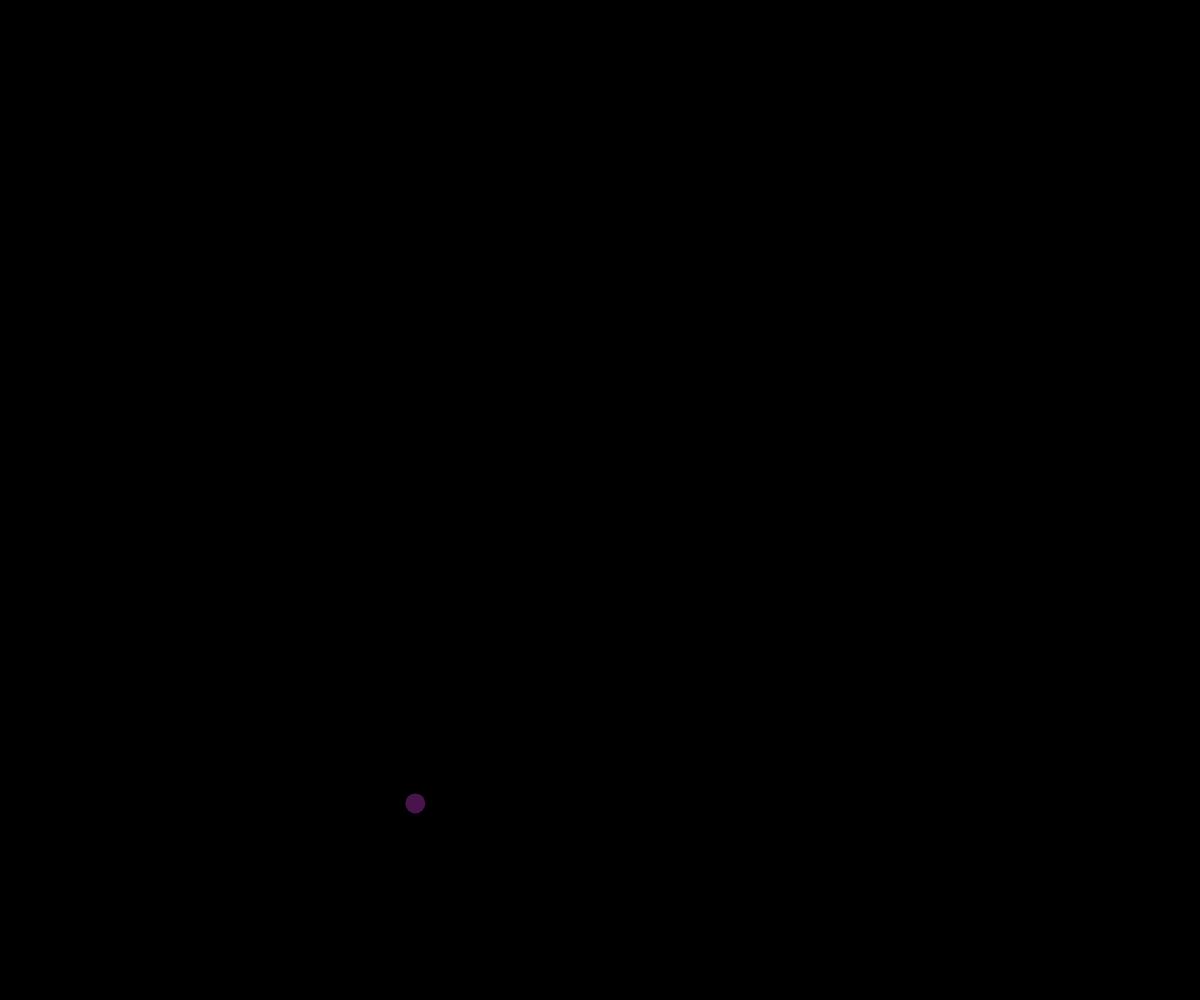
Frame 1 (no input)
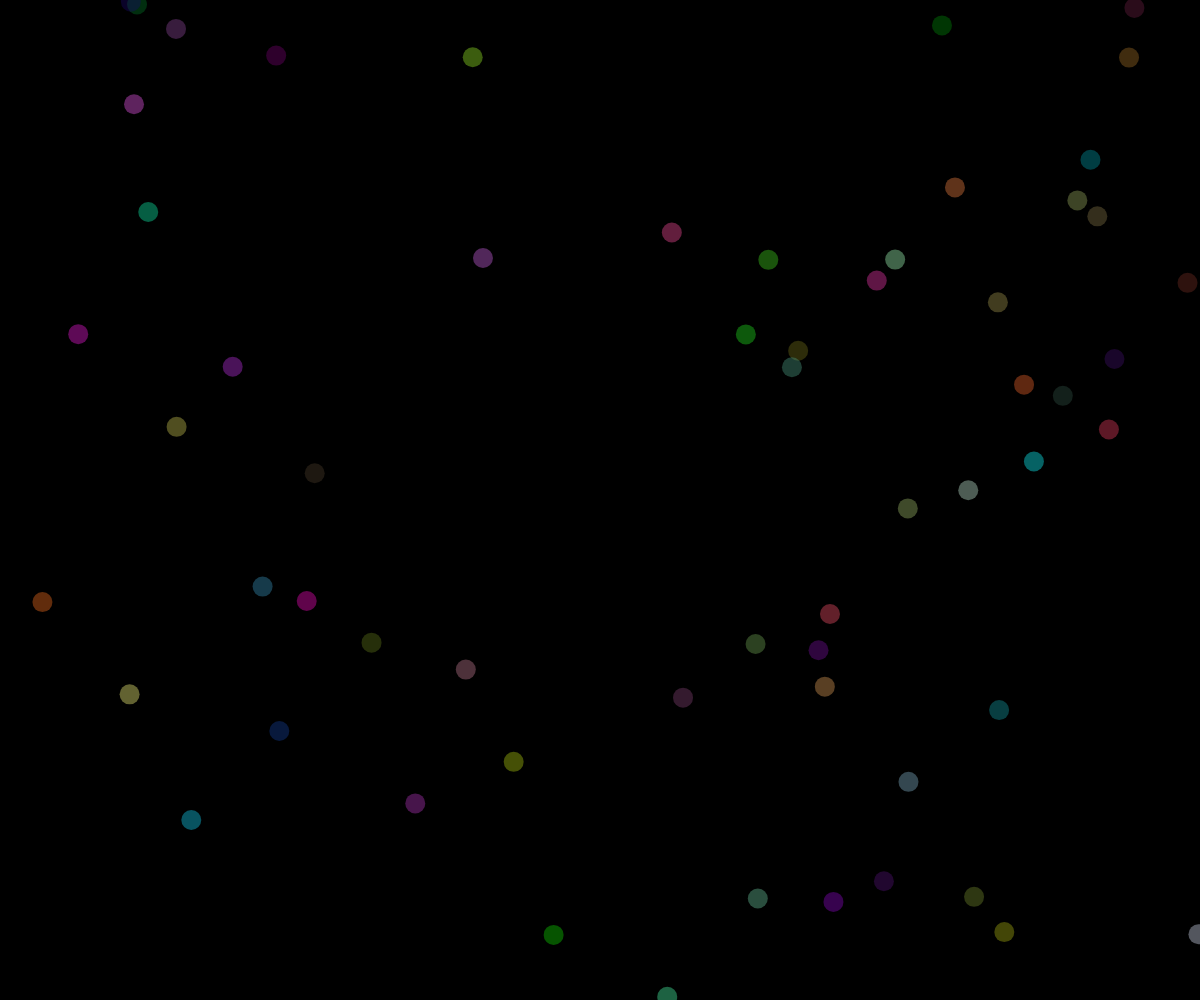
Frame 60 (no input)
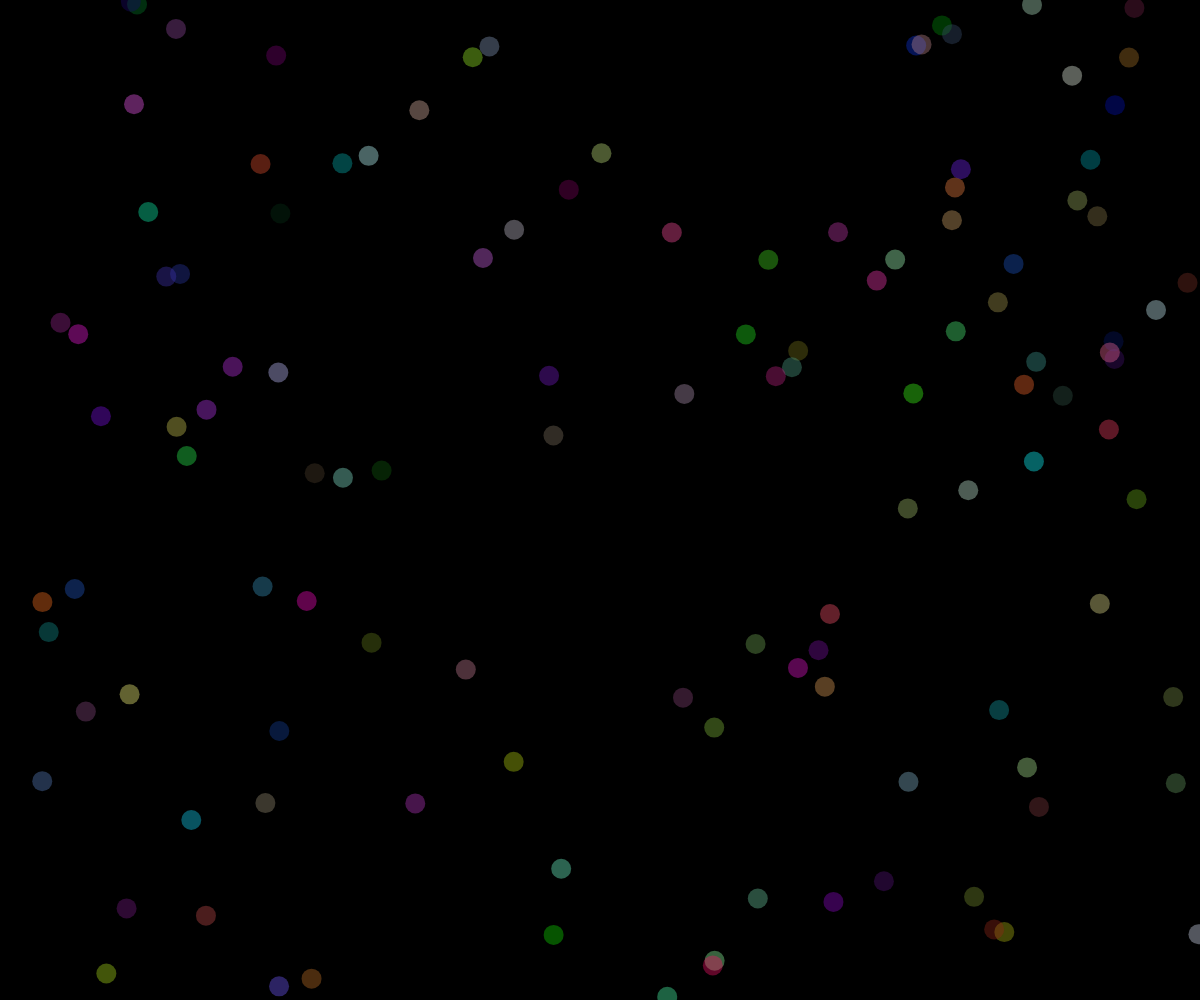
Frame 120 (the mouse pressed at the canvas centre since frame 60)

The p5.js sketch that drew these frames (run headless with seeded random() and noise() and a simulated clock; from frame 60 on, the mouse is pressed at the canvas centre):

// p5.js sketch
// ── sketch.js
let x,y,r,g,b;

function setup() {
  createCanvas(windowWidth,windowHeight);
  background(0);
}

function draw() {
  r = random(0,255);
  g = random(0,255);
  b = random(0,255);
  x = random(width);
  y = random(height);
  noStroke();
  fill(r,g,b, 100);
  circle(x,y, 20)
}
